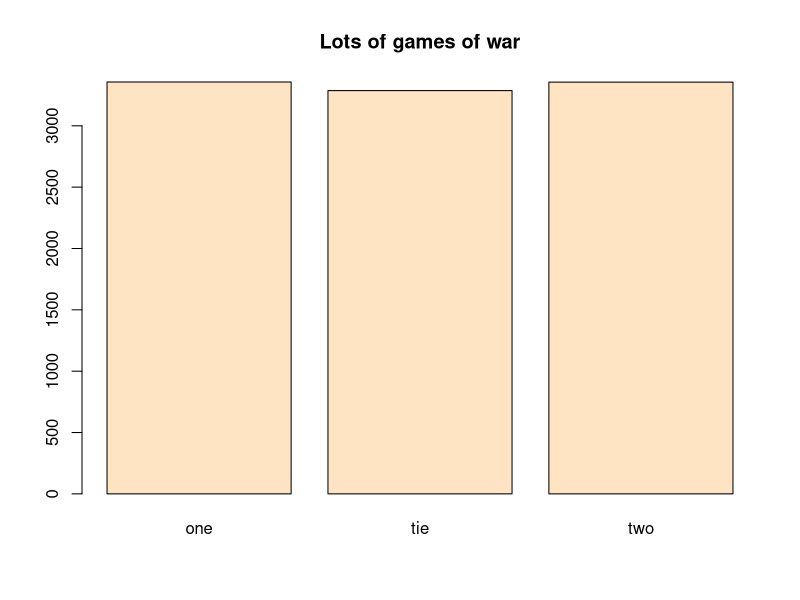

Write R code to recreate this figure.
cards=1:3
war<-function(){
 p.1<-sample(cards, 1)
 p.1
 p.2<-sample(cards, 1)
 p.2
 if (p.1==p.2){
   print("tie")
 } else {
   if (p.1>p.2){
     print("one")
   } else {
     print("two")
   }
 }
}

war()

nsim=10000
many.wars=replicate(nsim, war())
sum(many.wars=="tie")

wars.tab=table(many.wars)
wars.tab
barplot(wars.tab,
        main="Lots of games of war",
        col="bisque")
